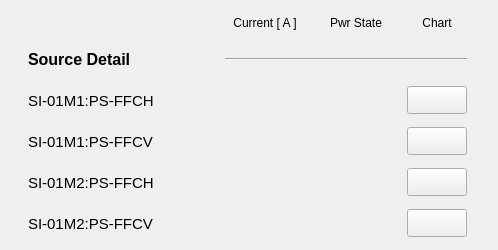
   <widget class="QWidget" name="scrollAreaWidgetContents_4">
    <property name="geometry">
     <rect>
      <x>0</x>
      <y>0</y>
      <width>498</width>
      <height>250</height>
     </rect>
    </property>
    <widget class="QWidget" name="layoutWidget">
     <property name="geometry">
      <rect>
       <x>9</x>
       <y>10</y>
       <width>481</width>
       <height>231</height>
      </rect>
     </property>
     <layout class="QGridLayout" name="gridLayout_4">
      <item row="0" column="1">
       <widget class="PyDMLabel" name="PyDMLabel_42">
        <property name="toolTip">
         <string/>
        </property>
        <property name="text">
         <string>Current [ A ]</string>
        </property>
        <property name="alignment">
         <set>Qt::AlignCenter</set>
        </property>
       </widget>
      </item>
      <item row="0" column="2">
       <widget class="PyDMLabel" name="PyDMLabel_43">
        <property name="toolTip">
         <string/>
        </property>
        <property name="text">
         <string>Pwr State</string>
        </property>
        <property name="alignment">
         <set>Qt::AlignCenter</set>
        </property>
       </widget>
      </item>
      <item row="0" column="3">
       <widget class="PyDMLabel" name="PyDMLabel_54">
        <property name="toolTip">
         <string/>
        </property>
        <property name="text">
         <string>Chart</string>
        </property>
        <property name="alignment">
         <set>Qt::AlignCenter</set>
        </property>
       </widget>
      </item>
      <item row="1" column="0">
       <widget class="PyDMLabel" name="PyDMLabel_59">
        <property name="minimumSize">
         <size>
          <width>172</width>
          <height>35</height>
         </size>
        </property>
        <property name="maximumSize">
         <size>
          <width>172</width>
          <height>16777215</height>
         </size>
        </property>
        <property name="font">
         <font>
          <pointsize>12</pointsize>
          <weight>75</weight>
          <bold>true</bold>
         </font>
        </property>
        <property name="toolTip">
         <string/>
        </property>
        <property name="text">
         <string>Source Detail</string>
        </property>
       </widget>
      </item>
      <item row="1" column="1" colspan="3">
       <widget class="Line" name="line_5">
        <property name="sizeIncrement">
         <size>
          <width>0</width>
          <height>0</height>
         </size>
        </property>
        <property name="baseSize">
         <size>
          <width>0</width>
          <height>0</height>
         </size>
        </property>
        <property name="autoFillBackground">
         <bool>false</bool>
        </property>
        <property name="frameShadow">
         <enum>QFrame::Sunken</enum>
        </property>
        <property name="lineWidth">
         <number>1</number>
        </property>
        <property name="midLineWidth">
         <number>0</number>
        </property>
        <property name="orientation">
         <enum>Qt::Horizontal</enum>
        </property>
       </widget>
      </item>
      <item row="2" column="0">
       <widget class="PyDMLabel" name="PyDMLabel_71">
        <property name="minimumSize">
         <size>
          <width>172</width>
          <height>35</height>
         </size>
        </property>
        <property name="maximumSize">
         <size>
          <width>172</width>
          <height>16777215</height>
         </size>
        </property>
        <property name="font">
         <font>
          <pointsize>11</pointsize>
         </font>
        </property>
        <property name="toolTip">
         <string/>
        </property>
        <property name="text">
         <string>SI-01M1:PS-FFCH</string>
        </property>
       </widget>
      </item>
      <item row="2" column="1">
       <widget class="PyDMLabel" name="PyDMLabel_44">
        <property name="enabled">
         <bool>true</bool>
        </property>
        <property name="minimumSize">
         <size>
          <width>80</width>
          <height>30</height>
         </size>
        </property>
        <property name="maximumSize">
         <size>
          <width>80</width>
          <height>30</height>
         </size>
        </property>
        <property name="toolTip">
         <string/>
        </property>
        <property name="accessibleDescription">
         <string/>
        </property>
        <property name="layoutDirection">
         <enum>Qt::LeftToRight</enum>
        </property>
        <property name="autoFillBackground">
         <bool>false</bool>
        </property>
        <property name="styleSheet">
         <string notr="true"/>
        </property>
        <property name="frameShape">
         <enum>QFrame::NoFrame</enum>
        </property>
        <property name="frameShadow">
         <enum>QFrame::Sunken</enum>
        </property>
        <property name="alignment">
         <set>Qt::AlignRight|Qt::AlignTrailing|Qt::AlignVCenter</set>
        </property>
        <property name="precision" stdset="0">
         <number>2</number>
        </property>
        <property name="precisionFromPV" stdset="0">
         <bool>false</bool>
        </property>
        <property name="channel" stdset="0">
         <string>SI-01M1:PS-FFCH:Current-Mon</string>
        </property>
       </widget>
      </item>
      <item row="2" column="2">
       <widget class="QLed" name="led_lts01ffch">
        <property name="enabled">
         <bool>true</bool>
        </property>
        <property name="sizePolicy">
         <sizepolicy hsizetype="Maximum" vsizetype="Maximum">
          <horstretch>0</horstretch>
          <verstretch>0</verstretch>
         </sizepolicy>
        </property>
        <property name="minimumSize">
         <size>
          <width>51</width>
          <height>35</height>
         </size>
        </property>
        <property name="maximumSize">
         <size>
          <width>51</width>
          <height>35</height>
         </size>
        </property>
        <property name="toolTip">
         <string/>
        </property>
        <property name="state">
         <bool>false</bool>
        </property>
        <property name="onColor">
         <color>
          <red>0</red>
          <green>140</green>
          <blue>0</blue>
         </color>
        </property>
        <property name="shape">
         <enum>QLed::Circle</enum>
        </property>
       </widget>
      </item>
      <item row="2" column="3">
       <widget class="PyDMPushButton" name="PyDMPushButton_11">
        <property name="minimumSize">
         <size>
          <width>60</width>
          <height>28</height>
         </size>
        </property>
        <property name="maximumSize">
         <size>
          <width>60</width>
          <height>28</height>
         </size>
        </property>
        <property name="toolTip">
         <string/>
        </property>
       </widget>
      </item>
      <item row="3" column="0">
       <widget class="PyDMLabel" name="PyDMLabel_46">
        <property name="minimumSize">
         <size>
          <width>172</width>
          <height>0</height>
         </size>
        </property>
        <property name="maximumSize">
         <size>
          <width>172</width>
          <height>16777215</height>
         </size>
        </property>
        <property name="font">
         <font>
          <pointsize>11</pointsize>
         </font>
        </property>
        <property name="toolTip">
         <string/>
        </property>
        <property name="text">
         <string>SI-01M1:PS-FFCV</string>
        </property>
       </widget>
      </item>
      <item row="3" column="1">
       <widget class="PyDMLabel" name="PyDMLabel_73">
        <property name="enabled">
         <bool>true</bool>
        </property>
        <property name="minimumSize">
         <size>
          <width>80</width>
          <height>30</height>
         </size>
        </property>
        <property name="maximumSize">
         <size>
          <width>80</width>
          <height>30</height>
         </size>
        </property>
        <property name="toolTip">
         <string/>
        </property>
        <property name="accessibleDescription">
         <string/>
        </property>
        <property name="layoutDirection">
         <enum>Qt::LeftToRight</enum>
        </property>
        <property name="autoFillBackground">
         <bool>false</bool>
        </property>
        <property name="styleSheet">
         <string notr="true"/>
        </property>
        <property name="frameShape">
         <enum>QFrame::NoFrame</enum>
        </property>
        <property name="frameShadow">
         <enum>QFrame::Sunken</enum>
        </property>
        <property name="alignment">
         <set>Qt::AlignRight|Qt::AlignTrailing|Qt::AlignVCenter</set>
        </property>
        <property name="precision" stdset="0">
         <number>2</number>
        </property>
        <property name="precisionFromPV" stdset="0">
         <bool>false</bool>
        </property>
        <property name="channel" stdset="0">
         <string>SI-01M1:PS-FFCV:Current-Mon</string>
        </property>
       </widget>
      </item>
      <item row="3" column="2">
       <widget class="QLed" name="led_lts01ffcv">
        <property name="sizePolicy">
         <sizepolicy hsizetype="Maximum" vsizetype="Maximum">
          <horstretch>0</horstretch>
          <verstretch>0</verstretch>
         </sizepolicy>
        </property>
        <property name="minimumSize">
         <size>
          <width>51</width>
          <height>35</height>
         </size>
        </property>
        <property name="maximumSize">
         <size>
          <width>51</width>
          <height>35</height>
         </size>
        </property>
        <property name="toolTip">
         <string/>
        </property>
        <property name="state">
         <bool>false</bool>
        </property>
        <property name="onColor">
         <color>
          <red>0</red>
          <green>140</green>
          <blue>0</blue>
         </color>
        </property>
        <property name="shape">
         <enum>QLed::Circle</enum>
        </property>
       </widget>
      </item>
      <item row="3" column="3">
       <widget class="PyDMPushButton" name="PyDMPushButton_12">
        <property name="minimumSize">
         <size>
          <width>60</width>
          <height>28</height>
         </size>
        </property>
        <property name="maximumSize">
         <size>
          <width>60</width>
          <height>28</height>
         </size>
        </property>
        <property name="toolTip">
         <string/>
        </property>
       </widget>
      </item>
      <item row="4" column="0">
       <widget class="PyDMLabel" name="pv02raps01_3">
        <property name="minimumSize">
         <size>
          <width>172</width>
          <height>0</height>
         </size>
        </property>
        <property name="maximumSize">
         <size>
          <width>172</width>
          <height>16777215</height>
         </size>
        </property>
        <property name="font">
         <font>
          <pointsize>11</pointsize>
         </font>
        </property>
        <property name="toolTip">
         <string/>
        </property>
        <property name="text">
         <string>SI-01M2:PS-FFCH</string>
        </property>
       </widget>
      </item>
      <item row="4" column="1">
       <widget class="PyDMLabel" name="PyDMLabel_74">
        <property name="enabled">
         <bool>true</bool>
        </property>
        <property name="minimumSize">
         <size>
          <width>80</width>
          <height>30</height>
         </size>
        </property>
        <property name="maximumSize">
         <size>
          <width>80</width>
          <height>30</height>
         </size>
        </property>
        <property name="toolTip">
         <string/>
        </property>
        <property name="accessibleDescription">
         <string/>
        </property>
        <property name="layoutDirection">
         <enum>Qt::LeftToRight</enum>
        </property>
        <property name="autoFillBackground">
         <bool>false</bool>
        </property>
        <property name="styleSheet">
         <string notr="true"/>
        </property>
        <property name="frameShape">
         <enum>QFrame::NoFrame</enum>
        </property>
        <property name="frameShadow">
         <enum>QFrame::Sunken</enum>
        </property>
        <property name="alignment">
         <set>Qt::AlignRight|Qt::AlignTrailing|Qt::AlignVCenter</set>
        </property>
        <property name="precision" stdset="0">
         <number>2</number>
        </property>
        <property name="precisionFromPV" stdset="0">
         <bool>false</bool>
        </property>
        <property name="channel" stdset="0">
         <string>SI-01M2:PS-FFCH:Current-Mon</string>
        </property>
       </widget>
      </item>
      <item row="4" column="2">
       <widget class="QLed" name="led_lts02ffch">
        <property name="sizePolicy">
         <sizepolicy hsizetype="Maximum" vsizetype="Maximum">
          <horstretch>0</horstretch>
          <verstretch>0</verstretch>
         </sizepolicy>
        </property>
        <property name="minimumSize">
         <size>
          <width>51</width>
          <height>35</height>
         </size>
        </property>
        <property name="maximumSize">
         <size>
          <width>51</width>
          <height>35</height>
         </size>
        </property>
        <property name="toolTip">
         <string/>
        </property>
        <property name="state">
         <bool>false</bool>
        </property>
        <property name="onColor">
         <color>
          <red>0</red>
          <green>140</green>
          <blue>0</blue>
         </color>
        </property>
        <property name="shape">
         <enum>QLed::Circle</enum>
        </property>
       </widget>
      </item>
      <item row="4" column="3">
       <widget class="PyDMPushButton" name="PyDMPushButton_29">
        <property name="minimumSize">
         <size>
          <width>60</width>
          <height>28</height>
         </size>
        </property>
        <property name="maximumSize">
         <size>
          <width>60</width>
          <height>28</height>
         </size>
        </property>
        <property name="toolTip">
         <string/>
        </property>
       </widget>
      </item>
      <item row="5" column="0">
       <widget class="PyDMLabel" name="pv02raps02_3">
        <property name="minimumSize">
         <size>
          <width>172</width>
          <height>0</height>
         </size>
        </property>
        <property name="maximumSize">
         <size>
          <width>172</width>
          <height>16777215</height>
         </size>
        </property>
        <property name="font">
         <font>
          <pointsize>11</pointsize>
         </font>
        </property>
        <property name="toolTip">
         <string/>
        </property>
        <property name="text">
         <string>SI-01M2:PS-FFCV</string>
        </property>
       </widget>
      </item>
      <item row="5" column="1">
       <widget class="PyDMLabel" name="PyDMLabel_75">
        <property name="enabled">
         <bool>true</bool>
        </property>
        <property name="minimumSize">
         <size>
          <width>80</width>
          <height>30</height>
         </size>
        </property>
        <property name="maximumSize">
         <size>
          <width>80</width>
          <height>30</height>
         </size>
        </property>
        <property name="toolTip">
         <string/>
        </property>
        <property name="accessibleDescription">
         <string/>
        </property>
        <property name="layoutDirection">
         <enum>Qt::LeftToRight</enum>
        </property>
        <property name="autoFillBackground">
         <bool>false</bool>
        </property>
        <property name="styleSheet">
         <string notr="true"/>
        </property>
        <property name="frameShape">
         <enum>QFrame::NoFrame</enum>
        </property>
        <property name="frameShadow">
         <enum>QFrame::Sunken</enum>
        </property>
        <property name="alignment">
         <set>Qt::AlignRight|Qt::AlignTrailing|Qt::AlignVCenter</set>
        </property>
        <property name="precision" stdset="0">
         <number>2</number>
        </property>
        <property name="showUnits" stdset="0">
         <bool>false</bool>
        </property>
        <property name="precisionFromPV" stdset="0">
         <bool>false</bool>
        </property>
        <property name="channel" stdset="0">
         <string>SI-01M2:PS-FFCV:Current-Mon</string>
        </property>
       </widget>
      </item>
      <item row="5" column="2">
       <widget class="QLed" name="led_lts02ffcv">
        <property name="enabled">
         <bool>true</bool>
        </property>
        <property name="sizePolicy">
         <sizepolicy hsizetype="Maximum" vsizetype="Maximum">
          <horstretch>0</horstretch>
          <verstretch>0</verstretch>
         </sizepolicy>
        </property>
        <property name="minimumSize">
         <size>
          <width>51</width>
          <height>35</height>
         </size>
        </property>
        <property name="maximumSize">
         <size>
          <width>51</width>
          <height>35</height>
         </size>
        </property>
        <property name="toolTip">
         <string/>
        </property>
        <property name="state">
         <bool>false</bool>
        </property>
        <property name="onColor">
         <color>
          <red>0</red>
          <green>140</green>
          <blue>0</blue>
         </color>
        </property>
        <property name="shape">
         <enum>QLed::Circle</enum>
        </property>
       </widget>
      </item>
      <item row="5" column="3">
       <widget class="PyDMPushButton" name="PyDMPushButton_30">
        <property name="minimumSize">
         <size>
          <width>60</width>
          <height>28</height>
         </size>
        </property>
        <property name="maximumSize">
         <size>
          <width>60</width>
          <height>28</height>
         </size>
        </property>
        <property name="toolTip">
         <string/>
        </property>
       </widget>
      </item>
     </layout>
    </widget>
   </widget>
